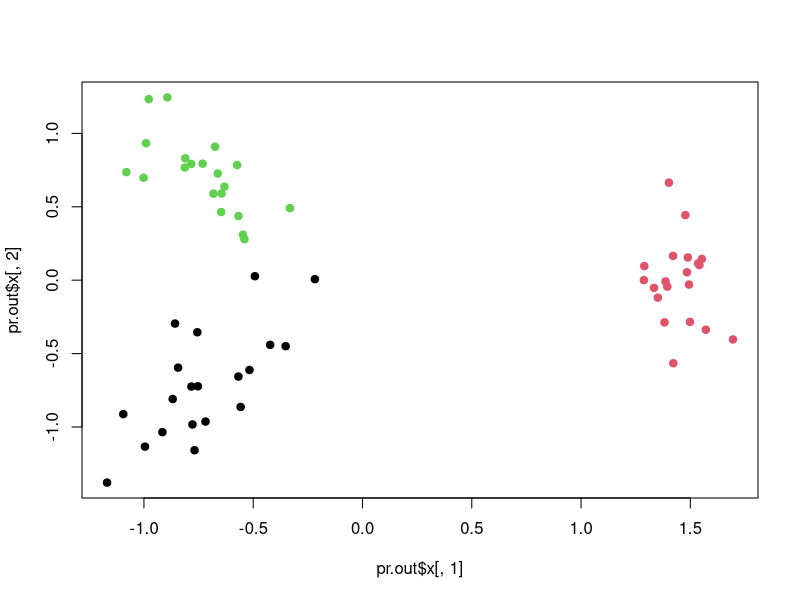

Reproduce this figure in R.
set.seed(2)
x <- matrix(rnorm(20 * 3 * 50, mean = 0, sd = 0.3), ncol = 50)
x[1:20, 2] <- 1
x[21:40, 1] <- 2
x[21:40, 2] <- 2
x[41:60, 1] <- 1
true.labels <- c(rep(1, 20), rep(2, 20), rep(3, 20))

pr.out <- prcomp(x)
plot(pr.out$x[,1], pr.out$x[,2], col = true.labels, pch = 19)
km.out3 <- kmeans(x, centers = 3, nstart = 20)
km.out2 <- kmeans(x, centers = 2, nstart = 20)
km.out4 <- kmeans(x, centers = 4, nstart = 20)
km.out.pca <- kmeans(pr.out$x[,1:2], centers = 3, nstart = 20)
x.sd <- scale(x)
km.out.sd <- kmeans(x.sd, centers = 3, nstart = 20)
km.out3$cluster
km.out2$cluster
km.out4$cluster
km.out.pca$cluster
km.out.sd$cluster
